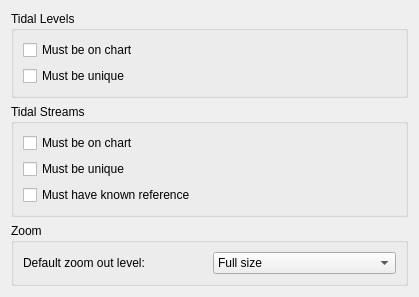
<?xml version="1.0" encoding="UTF-8"?>
<ui version="4.0">
 <class>ConfigWidget</class>
 <widget class="QWidget" name="ConfigWidget">
  <property name="geometry">
   <rect>
    <x>0</x>
    <y>0</y>
    <width>419</width>
    <height>248</height>
   </rect>
  </property>
  <property name="windowTitle">
   <string>Configuration</string>
  </property>
  <layout class="QVBoxLayout" name="verticalLayout">
   <item>
    <widget class="QGroupBox" name="groupBox1">
     <property name="title">
      <string>Tidal Levels</string>
     </property>
     <layout class="QVBoxLayout" name="verticalLayout_2">
      <item>
       <widget class="QCheckBox" name="tlMustBeOnChart">
        <property name="text">
         <string>Must be on chart</string>
        </property>
       </widget>
      </item>
      <item>
       <widget class="QCheckBox" name="tlMustBeUnique">
        <property name="text">
         <string>Must be unique</string>
        </property>
       </widget>
      </item>
     </layout>
    </widget>
   </item>
   <item>
    <widget class="QGroupBox" name="groupBox2">
     <property name="title">
      <string>Tidal Streams</string>
     </property>
     <layout class="QVBoxLayout" name="verticalLayout_3">
      <item>
       <widget class="QCheckBox" name="tsMustBeOnChart">
        <property name="text">
         <string>Must be on chart</string>
        </property>
       </widget>
      </item>
      <item>
       <widget class="QCheckBox" name="tsMustBeUnique">
        <property name="text">
         <string>Must be unique</string>
        </property>
       </widget>
      </item>
      <item>
       <widget class="QCheckBox" name="tsMustHaveKnownRef">
        <property name="text">
         <string>Must have known reference</string>
        </property>
       </widget>
      </item>
     </layout>
    </widget>
   </item>
   <item>
    <widget class="QGroupBox" name="groupBox3">
     <property name="title">
      <string>Zoom</string>
     </property>
     <layout class="QHBoxLayout" name="horizontalLayout">
      <item>
       <widget class="QLabel" name="zoomLabel">
        <property name="text">
         <string>Default zoom out level:</string>
        </property>
       </widget>
      </item>
      <item>
       <widget class="QComboBox" name="zoomComboBox">
        <item>
         <property name="text">
          <string>Full size</string>
         </property>
        </item>
        <item>
         <property name="text">
          <string>Half size</string>
         </property>
        </item>
        <item>
         <property name="text">
          <string>Quarter size</string>
         </property>
        </item>
        <item>
         <property name="text">
          <string>Eighth size</string>
         </property>
        </item>
       </widget>
      </item>
     </layout>
    </widget>
   </item>
   <item>
    <spacer name="verticalSpacer">
     <property name="orientation">
      <enum>Qt::Vertical</enum>
     </property>
     <property name="sizeHint" stdset="0">
      <size>
       <width>20</width>
       <height>40</height>
      </size>
     </property>
    </spacer>
   </item>
  </layout>
 </widget>
 <resources/>
 <connections/>
</ui>
